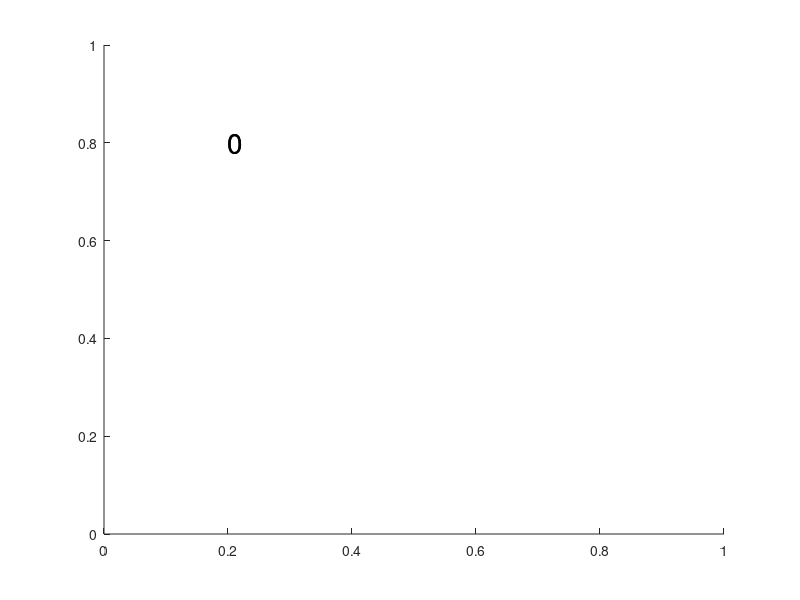

Recreate this plot in MATLAB. (Note: this script raises an error after producing the figure.)
hfig = figure(1);
myscreensize =get(0, 'screensize'); 
set(hfig, 'Position', myscreensize);
hold on;


%make stopwatch message message;
xPos = myscreensize*0.2;
yPos= myscreensize*0.8;
mymessage = text(xPos, yPos, '0', 'FontSize', 20);

%random code
x=2
startTime = tic(); % Start the stopwatch
elapsedTime = 0;

%while loop
while (true)
    currentTime = toc(startTime);
    elapsedTime = round(currentTime, 2); % Round to 2 decimal places
    updateTime(mymessage, elapsedTime); %update function
    x= 1;
    y = 2*x;
    z = y*3; 
    x=z*y;
    pause(0.01);
end
